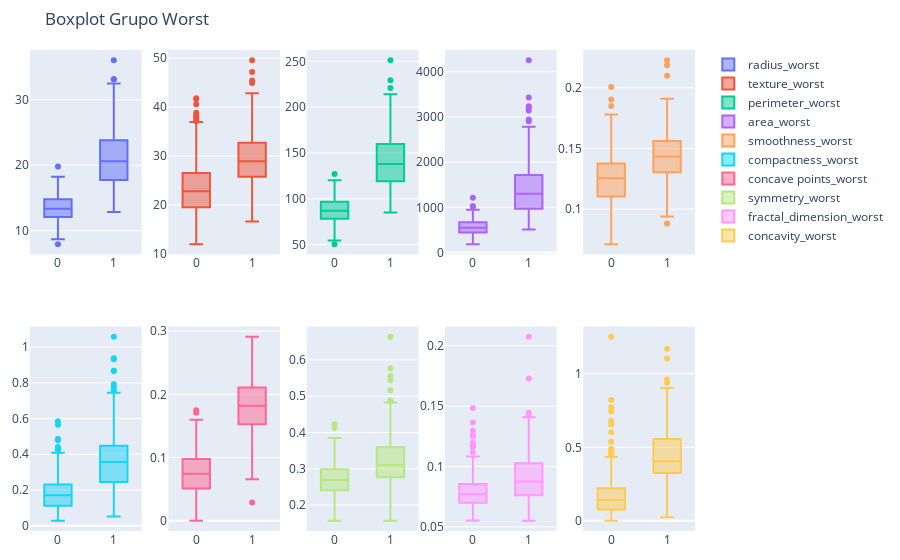

The cell this chart's notebook holds for it:
### Code cell
fig3 = make_subplots(rows=2,cols=5)

fig3.add_trace(go.Box(x=dataset.diagnosis, y=dataset.radius_worst, name='radius_worst'), row=1, col=1)
fig3.add_trace(go.Box(x=dataset.diagnosis, y=dataset.texture_worst, name='texture_worst'), row=1, col=2)
fig3.add_trace(go.Box(x=dataset.diagnosis, y=dataset.perimeter_worst, name='perimeter_worst'), row=1, col=3)
fig3.add_trace(go.Box(x=dataset.diagnosis, y=dataset.area_worst, name='area_worst'), row=1, col=4)
fig3.add_trace(go.Box(x=dataset.diagnosis, y=dataset.smoothness_worst, name='smoothness_worst'), row=1, col=5)
fig3.add_trace(go.Box(x=dataset.diagnosis, y=dataset.compactness_worst, name='compactness_worst'), row=2, col=1)
fig3.add_trace(go.Box(x=dataset.diagnosis, y=dataset['concave points_worst'], name='concave points_worst'), row=2, col=2)
fig3.add_trace(go.Box(x=dataset.diagnosis, y=dataset.symmetry_worst, name='symmetry_worst'), row=2, col=3)
fig3.add_trace(go.Box(x=dataset.diagnosis, y=dataset.fractal_dimension_worst, name='fractal_dimension_worst'), row=2, col=4)
fig3.add_trace(go.Box(x=dataset.diagnosis, y=dataset.concavity_worst, name='concavity_worst'), row=2, col=5)

fig3.update_layout(
    title = go.layout.Title(text='Boxplot Grupo Worst'),
    margin=dict(l=20, r=20, t=50, b=20)
)

fig3.show()

### Figure 1 — Plotly figure (JSON) as saved in the notebook; plotly's stock layout.template omitted (floating-point values rounded to 4 significant figures; data arrays with more than 128 entries replaced by an {"elided": "..."} marker saying what was removed)
{"data": [{"name": "radius_worst", "type": "box", "x": {"elided": "569 int values"}, "xaxis": "x", "y": {"elided": "569 float values"}, "yaxis": "y"}, {"name": "texture_worst", "type": "box", "x": {"elided": "569 int values"}, "xaxis": "x2", "y": {"elided": "569 float values"}, "yaxis": "y2"}, {"name": "perimeter_worst", "type": "box", "x": {"elided": "569 int values"}, "xaxis": "x3", "y": {"elided": "569 float values"}, "yaxis": "y3"}, {"name": "area_worst", "type": "box", "x": {"elided": "569 int values"}, "xaxis": "x4", "y": {"elided": "569 float values"}, "yaxis": "y4"}, {"name": "smoothness_worst", "type": "box", "x": {"elided": "569 int values"}, "xaxis": "x5", "y": {"elided": "569 float values"}, "yaxis": "y5"}, {"name": "compactness_worst", "type": "box", "x": {"elided": "569 int values"}, "xaxis": "x6", "y": {"elided": "569 float values"}, "yaxis": "y6"}, {"name": "concave points_worst", "type": "box", "x": {"elided": "569 int values"}, "xaxis": "x7", "y": {"elided": "569 float values"}, "yaxis": "y7"}, {"name": "symmetry_worst", "type": "box", "x": {"elided": "569 int values"}, "xaxis": "x8", "y": {"elided": "569 float values"}, "yaxis": "y8"}, {"name": "fractal_dimension_worst", "type": "box", "x": {"elided": "569 int values"}, "xaxis": "x9", "y": {"elided": "569 float values"}, "yaxis": "y9"}, {"name": "concavity_worst", "type": "box", "x": {"elided": "569 int values"}, "xaxis": "x10", "y": {"elided": "569 float values"}, "yaxis": "y10"}], "layout": {"margin": {"b": 20, "l": 20, "r": 20, "t": 50}, "title": {"text": "Boxplot Grupo Worst"}, "xaxis": {"anchor": "y", "domain": [0, 0.168]}, "xaxis10": {"anchor": "y10", "domain": [0.832, 1]}, "xaxis2": {"anchor": "y2", "domain": [0.208, 0.376]}, "xaxis3": {"anchor": "y3", "domain": [0.416, 0.584]}, "xaxis4": {"anchor": "y4", "domain": [0.624, 0.792]}, "xaxis5": {"anchor": "y5", "domain": [0.832, 1]}, "xaxis6": {"anchor": "y6", "domain": [0, 0.168]}, "xaxis7": {"anchor": "y7", "domain": [0.208, 0.376]}, "xaxis8": {"anchor": "y8", "domain": [0.416, 0.584]}, "xaxis9": {"anchor": "y9", "domain": [0.624, 0.792]}, "yaxis": {"anchor": "x", "domain": [0.575, 1]}, "yaxis10": {"anchor": "x10", "domain": [0, 0.425]}, "yaxis2": {"anchor": "x2", "domain": [0.575, 1]}, "yaxis3": {"anchor": "x3", "domain": [0.575, 1]}, "yaxis4": {"anchor": "x4", "domain": [0.575, 1]}, "yaxis5": {"anchor": "x5", "domain": [0.575, 1]}, "yaxis6": {"anchor": "x6", "domain": [0, 0.425]}, "yaxis7": {"anchor": "x7", "domain": [0, 0.425]}, "yaxis8": {"anchor": "x8", "domain": [0, 0.425]}, "yaxis9": {"anchor": "x9", "domain": [0, 0.425]}}}
